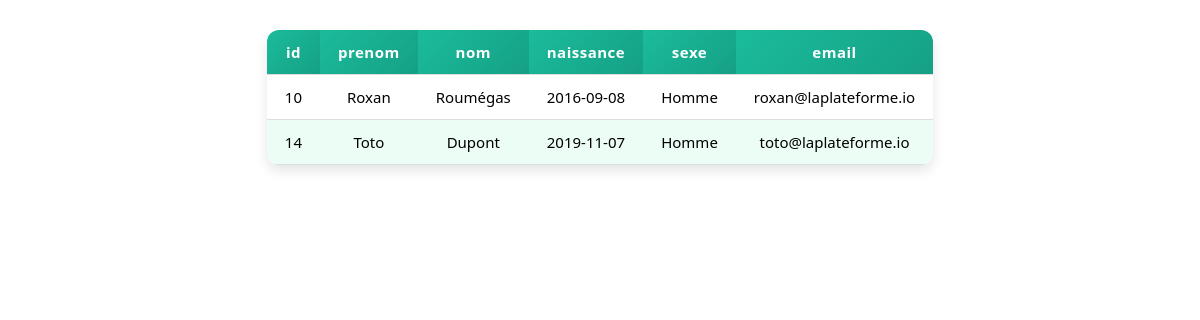
/jour10/job5/index.php, run on the app's committed database.
### tables this page shows
CREATE TABLE `etudiants` (
  `id` int NOT NULL,
  `prenom` varchar(255) NOT NULL,
  `nom` varchar(255) NOT NULL,
  `naissance` date NOT NULL,
  `sexe` varchar(25) NOT NULL,
  `email` varchar(255) NOT NULL
);

### jour10/job5/index.php (the view, shortened to what this page needs)
<?php
$host = 'localhost';
$user = 'root';
$pass = '';
$db   = 'jour09';
$conn = new mysqli($host, $user, $pass, $db);
$conn->query("
CREATE TABLE IF NOT EXISTS etudiants (
    id INT AUTO_INCREMENT PRIMARY KEY,
    prenom VARCHAR(255),
    nom VARCHAR(255),
    naissance DATE,
    sexe VARCHAR(25),
    email VARCHAR(255)
)");
?>
<!DOCTYPE html>
<html lang="fr">
<head>
</head>
<body>
<?php
$sql = "SELECT * FROM etudiants WHERE naissance > DATE_SUB(CURDATE(), INTERVAL 18 YEAR)";
$result = $conn->query($sql);
if ($result->num_rows > 0) {
    echo "<table>";
        echo "<thead><tr>";
    while ($fieldinfo = $result->fetch_field()) {
        echo "<th>" . htmlspecialchars($fieldinfo->name) . "</th>";
    }
    echo "</tr></thead>";
        echo "<tbody>";
    while ($row = $result->fetch_assoc()) {
        echo "<tr>";
        foreach ($row as $value) {
            echo "<td>" . htmlspecialchars($value) . "</td>";
        }
        echo "</tr>";
    }
    echo "</tbody>";
    echo "</table>";
} else {
    echo "<p>Aucun étudiant de moins de 18 ans trouvé.</p>";
}
?>
</body>
</html>

### jour10/job5/index.php (style rules this page uses)
table { border-collapse: separate; border-spacing: 0; margin: 30px auto; min-width: 400px; background: #ffffff; border-radius: 12px; overflow: hidden; box-shadow: 0 6px 12px rgba(0, 0, 0, 0.1); }
th, td { padding: 12px 18px; border-bottom: 1px solid #ddd; text-align: center; font-family: "Segoe UI", Tahoma, sans-serif; font-size: 15px; }
th { background: linear-gradient(135deg, #1abc9c, #16a085); color: white; font-weight: bold; letter-spacing: 0.5px; }
tbody tr:nth-child(even) { background-color: #ecfdf5; }
tbody tr:nth-child(odd) { background-color: #ffffff; }

### data on the page
etudiants: id "10", prenom "Roxan", nom "Roumégas", naissance "2016-09-08", sexe "Homme", email "roxan@laplateforme.io"
etudiants: id "14", prenom "Toto", nom "Dupont", naissance "2019-11-07", sexe "Homme", email "toto@laplateforme.io"

### other printed values
$fieldinfo->name "id"
$fieldinfo->name "prenom"
$fieldinfo->name "nom"
$fieldinfo->name "naissance"
$fieldinfo->name "sexe"
$fieldinfo->name "email"
